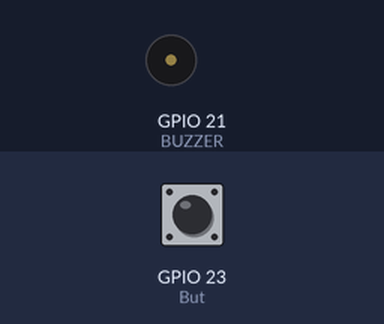
The sketch below on a simulated ESP32. Parts: buzzer (waves = sounding). Inputs (shaded band) come from the test bench; at power-on: GPIO 23 (But) HIGH. What the sketch prints to the serial monitor is not drawn.

Above: at 0.01 s.
At 1.2 s:
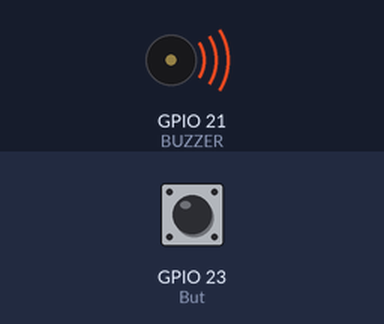
1.3 s: GPIO 23 (But) pulled LOW for 0.15 s
Timing chart, 0 to 8.9 s (numbered marks = the images above; inputs shaded):
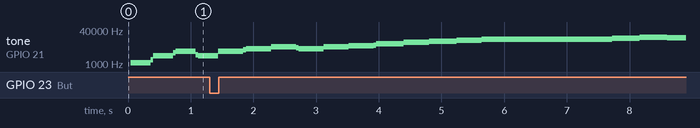

Measured:
- by itself, tone on GPIO 21 (BUZZER): plays 3975 Hz for 0.40 s, 4637 Hz for 0.04 s, 5169 Hz for 0.40 s, 6333 Hz for 0.40 s, 5699 Hz for 0.04 s, 5156 Hz for 0.40 s … (17 notes in this stretch)

The sketch:

8bitsong.ino
```cpp
#define BUZZER 21
#define But 23
hw_timer_t *My_timer = NULL;

// This is the Timer ISR. It is automatically called
// on a timer alarm event.

int durations = 350 ;
int current_note = 0;

String song1 = {"deFsFddsdeFedeFdssdeFsFddsdeFedeFdssdddaaaaeeeaaadddsdeFsFdddeFedeFdssss"};

void IRAM_ATTR IO_INT_ISR()
{
  if(durations < 700) durations += 70;
  else durations = 350;
  Serial.println(durations);
}


void IRAM_ATTR onTimer()
{
  digitalWrite( BUZZER , !digitalRead(BUZZER)) ;
}

int NotetoHz (char note)
{
       if (note == 'c') return 1047;
  else if (note == 'd') return 1175;
  else if (note == 'e') return 1319;
  else if (note == 'f') return 1397;
  else if (note == 'F') return 1480;
  else if (note == 'g') return 1568;
  else if (note == 'a') return 1760;
  else if (note == 'b') return 1976;
  else if (note == 's') return 0;
  else return 0;
}

void playsong(String songInput){

  char note = songInput[current_note];
  int frequency = NotetoHz( note );

  if(frequency != 0){
    My_timer = timerBegin(0, 80, true);  // use tiemr 0 and set prescale to 80 so 1 tick is 1 uSec
    timerAttachInterrupt(My_timer , &onTimer , true); // point to the ISR
    timerAlarmWrite(My_timer, 1000000/frequency/2 , true);  // set alarm every 1 sec
    timerAlarmEnable(My_timer);  // enable the alarm
  }else timerAlarmDisable(My_timer) ;
  /*
  Serial.print("playing : ");
  Serial.print(current_note);
  Serial.print(" : ");
  Serial.print(song[current_note]);
  Serial.print(" : ");
  Serial.println( frequency );
  */

  long start = millis();
  while(millis()<start+durations) {}     //delay = durations ms
  current_note = (current_note + 1) % songInput.length();
}


void setup() {
  Serial.begin(9600);
  pinMode(BUZZER, OUTPUT);
  pinMode(But, INPUT_PULLUP);
  attachInterrupt(But, IO_INT_ISR, RISING); // interrupt on rising edge
}

void loop() {
  playsong(song1);
}
```
